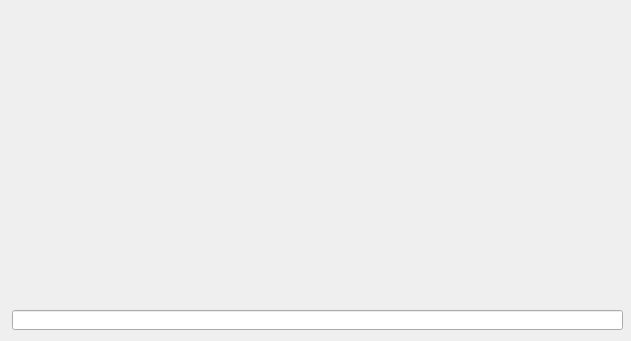
<?xml version="1.0" encoding="UTF-8"?>
<ui version="4.0">
 <class>Form</class>
 <widget class="QWidget" name="Form">
  <property name="geometry">
   <rect>
    <x>0</x>
    <y>0</y>
    <width>631</width>
    <height>341</height>
   </rect>
  </property>
  <property name="windowTitle">
   <string>Виртуальная клавиатура</string>
  </property>
  <widget class="QLineEdit" name="lineEdit">
   <property name="geometry">
    <rect>
     <x>12</x>
     <y>310</y>
     <width>611</width>
     <height>20</height>
    </rect>
   </property>
  </widget>
 </widget>
 <resources/>
 <connections/>
</ui>
